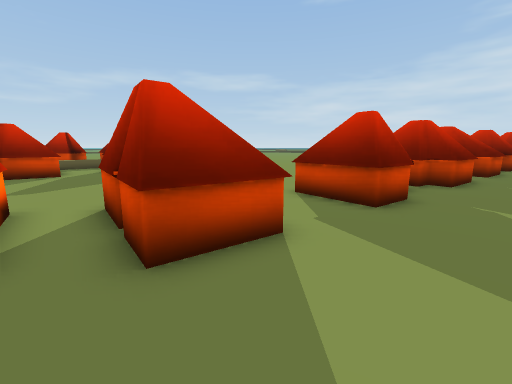
View 1 (above)

24 first-person views from a walk through a Unity game level. The camera is 1.5 m above the floor, tilts 10° down and sees 90° across. The floor is counted in squares, 1 m on a side. Each view is taken from the middle of a square. On the plan, view 1 faces up. The plan holds only what a view shows up to about 13 squares ahead; the rest is blank. The place goes on beyond the plan.

View 2
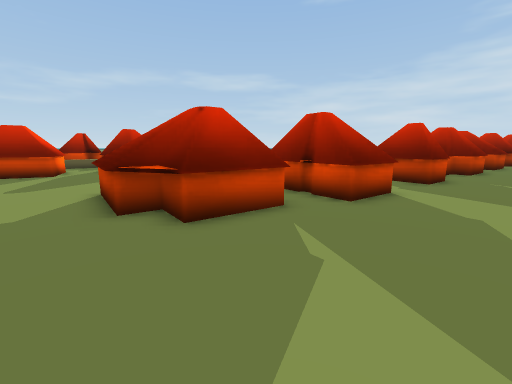

View 3
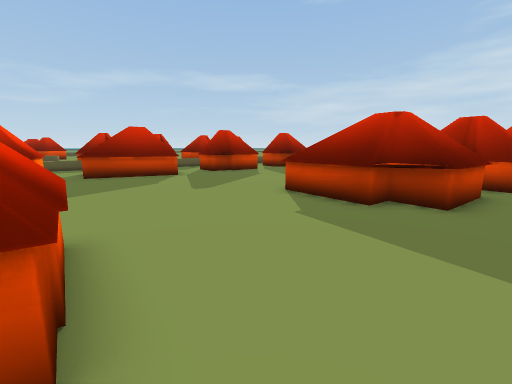

View 4
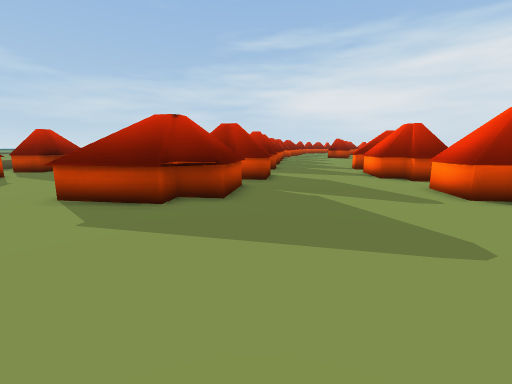

View 5
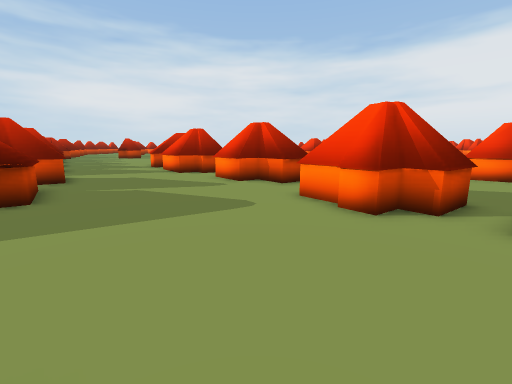

View 6
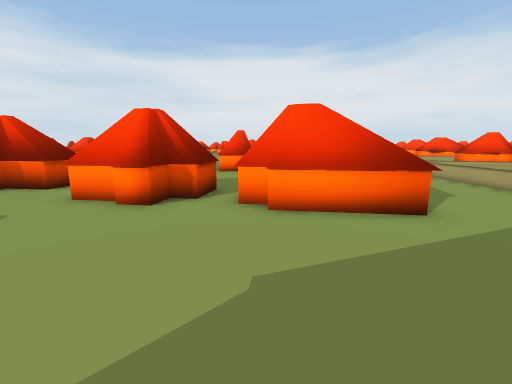

View 7
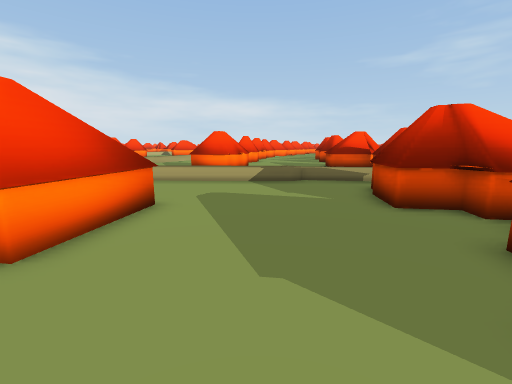

View 8
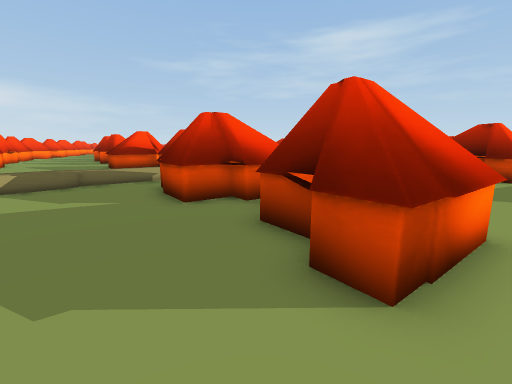

View 9
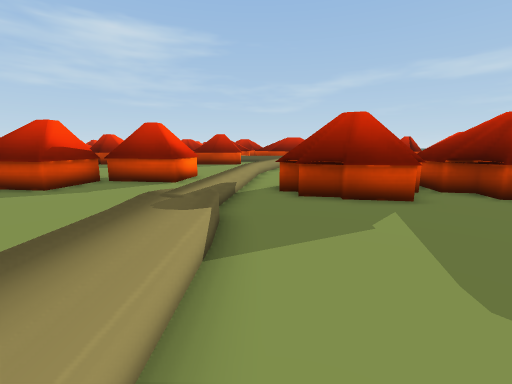

View 10
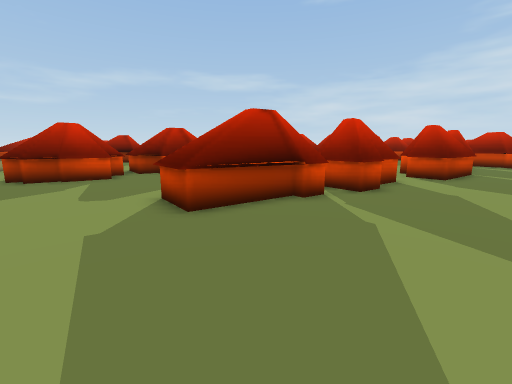

View 11
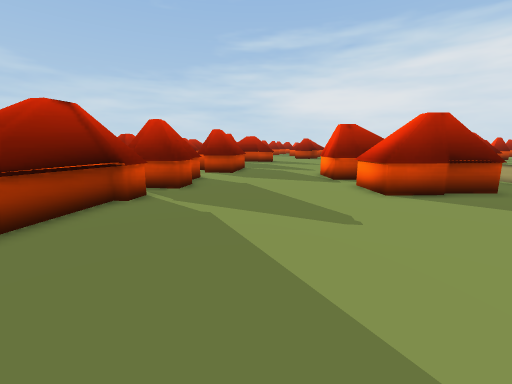

View 12
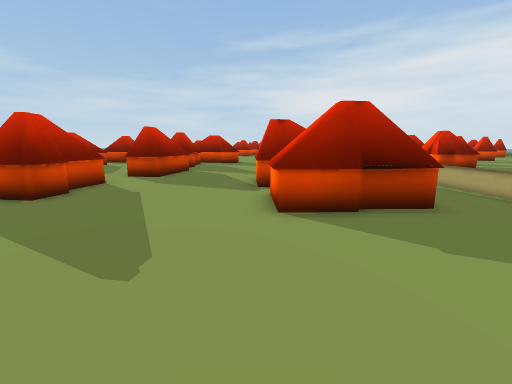

View 13
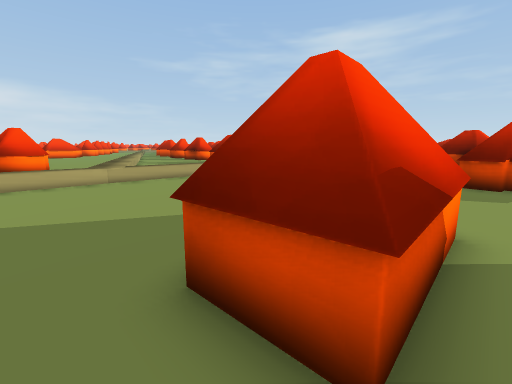

View 14
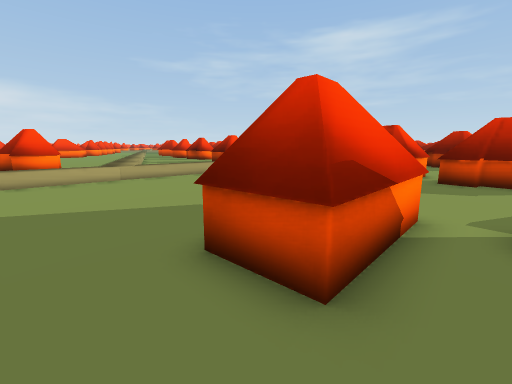

View 15
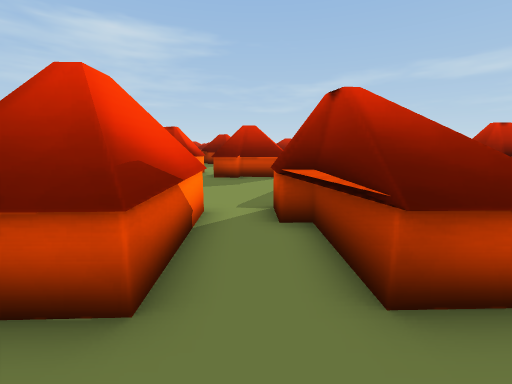

View 16
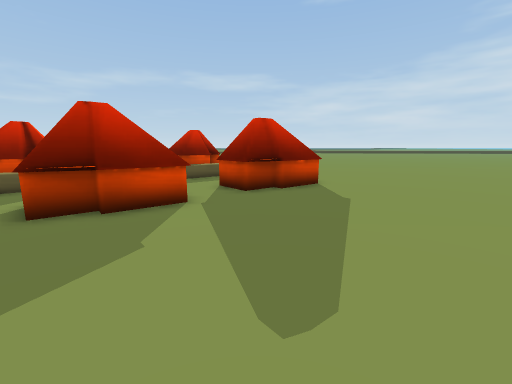

View 17
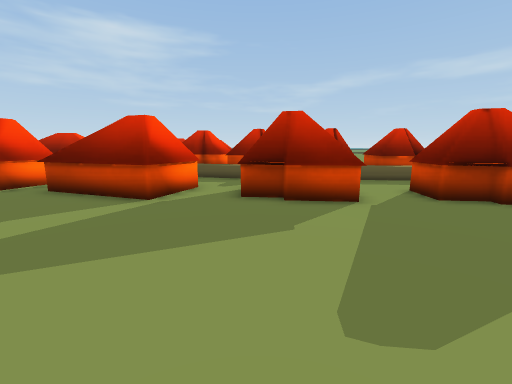

View 18
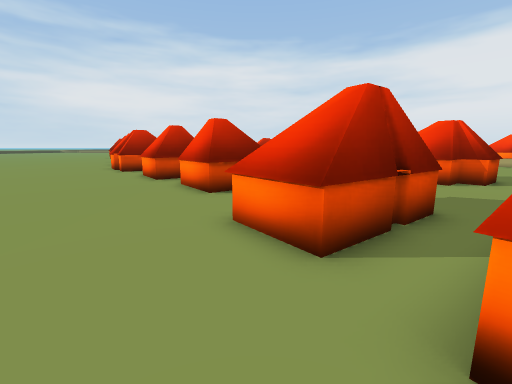

View 19
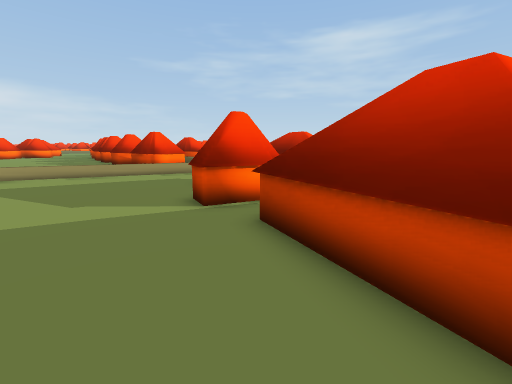

View 20
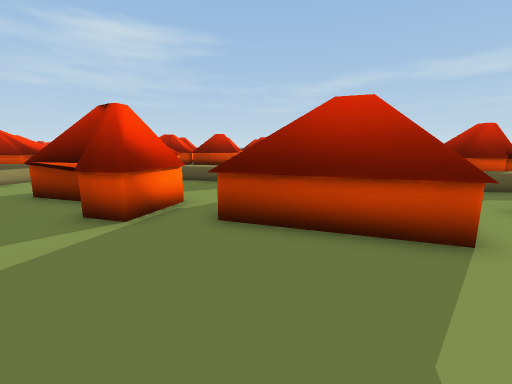

View 21
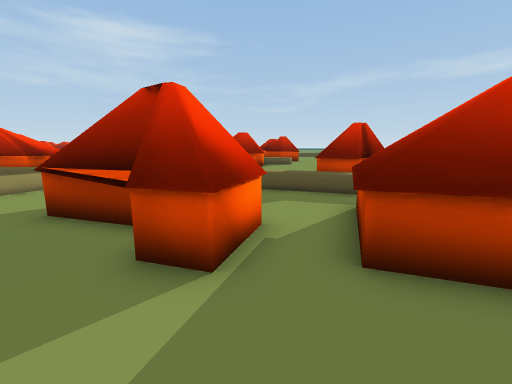

View 22
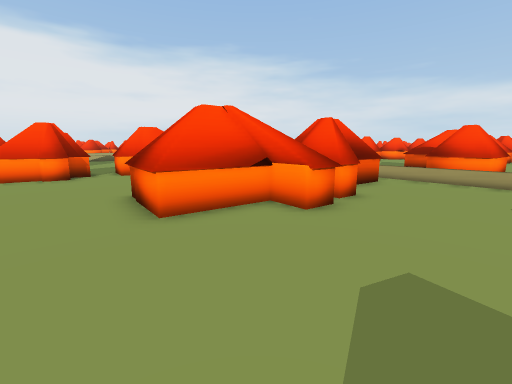

View 23
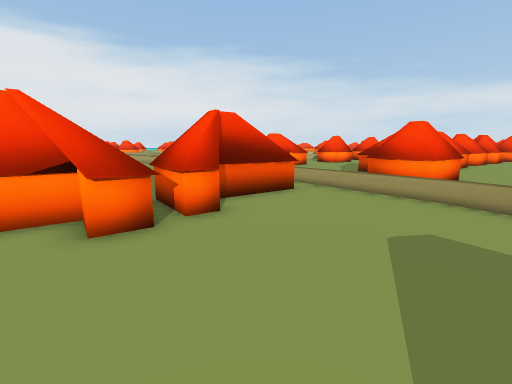

View 24
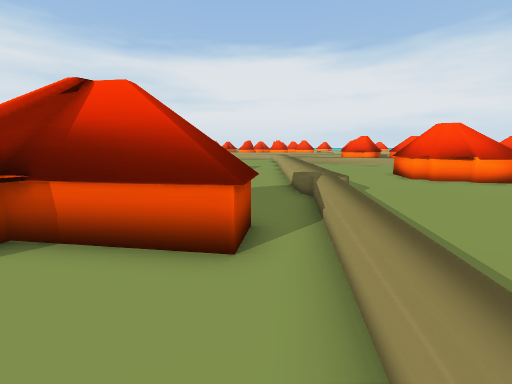

### Floor plan
Key: @ floor where view 1 was taken; # wall or solid block; . main floor; : floor 0.5 m higher than the main floor; / step, stairs or slope; = window, fence, low wall or low ledge; ^ raised ledge; v drop or lower ground; T thing the floor can be seen under or through; O other object.
Columns run from 26 left of view 1 to 5 right of it. Each row starts with its distance up from view 1.
 18         #     ==.    ...........
 17        ##      ..   ^...........
 16             =  ..####...........
 15    ##=   O= #  ..###............
 14    #    #==#=   ................
 13     .:  ==#    ##...............
 12   .:::       ###...............#
 11  :::=..   ##.#.................#
 10  :=....^  ##.................# #
  9    ....^^ ##................####
  8     #..^^^^.................^##
  7     ### ^..............^#  .^##.
  6    #####..............TT   .....
  5 ..^#^##...........  TT TT  .....
  4 .................^^    .T##.....
  3 ..................^## T..^.....
  2 ...................^^#^.......
  1 ...................#^^.......
  0 =.........................@..##
 -1 =............................##
 -2 ==........^.##^..............###
 -3  O.......^####^............#..#
 -4  ==.....^^^####...........##
 -5  vO.....##^^#.............##
 -6   v=...####..............####.
 -7    ==.#####.........##^..^#...
 -8 #= vO.^###..........###^.....
 -9 ##vvvO #......... TTT##.....
-10 ##=vvv..........##TTTT.......
-11 #vvvvv==.......####T ........
-12 vvvvvvv==......^###.........#
-13 ^vvvvvv:#=.....^^..........##
-14 ^vvvvvvvv==.................####
-15 vvvvvvvvv:==..............#..##^
-16    vvvvvv :==............^##....
-17    vvvvvv  :==...........####..
-18    vvvvvv    ==...........##^...
-19    v=##=     :==...............=
-20    ^####      :==   ...........:
-21                   ............
-22                  =...........
-23                  #=.........
-24                   #=......
-25                   :#=....
-26                   vv:/..
-27                     v:/

Where each view was taken, in squares from view 1:
view 1: 0 up, 0 right, facing up
view 2: 4 down, 4 left, facing up
view 3: 5 down, 10 left, facing up
view 4: 5 down, 10 left, facing up-right
view 5: 5 down, 12 left, facing right
view 6: 5 down, 13 left, facing down-right
view 7: 5 down, 9 left, facing down-left
view 8: 5 down, 9 left, facing left
view 9: 15 down, 14 left, facing up-left
view 10: 19 down, 9 left, facing up
view 11: 19 down, 10 left, facing up-right
view 12: 20 down, 6 left, facing up-right
view 13: 18 down, 4 right, facing left
view 14: 18 down, 5 right, facing left
view 15: 18 down, 5 right, facing up-left
view 16: 6 up, 8 left, facing up
view 17: 6 up, 7 left, facing up-left
view 18: 7 up, 7 left, facing right
view 19: 7 up, 13 left, facing left
view 20: 4 up, 14 left, facing up-left
view 21: 4 up, 17 left, facing up-left
view 22: 4 up, 15 left, facing down
view 23: 2 up, 19 left, facing down
view 24: 5 down, 23 left, facing down-right
